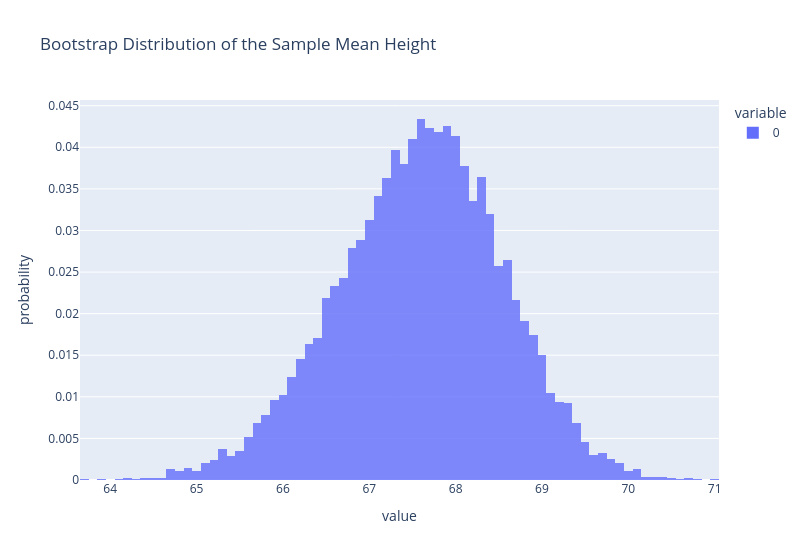

The notebook cell saved with this chart:
### Markdown cell above
To get a sense of how much our best guess could vary across parallel universes, we can visualize the resulting distribution of synthetic best guesses:

### Code cell
fig = px.histogram(pd.Series(synth_estimates), 
            title='Bootstrap Distribution of the Sample Mean Height', 
            width=800, histnorm='probability', 
            barmode="overlay", opacity=0.8)
fig.show()

### Figure 1 — Plotly figure (JSON) as saved in the notebook; plotly's stock layout.template omitted (floating-point values rounded to 4 significant figures; data arrays with more than 128 entries replaced by an {"elided": "..."} marker saying what was removed)
{"data": [{"alignmentgroup": "True", "bingroup": "x", "histnorm": "probability", "hovertemplate": "variable=0<br>value=%{x}<br>probability=%{y}<extra></extra>", "legendgroup": "0", "marker": {"color": "#636efa", "opacity": 0.8, "pattern": {"shape": ""}}, "name": "0", "offsetgroup": "0", "orientation": "v", "showlegend": true, "type": "histogram", "x": {"elided": "10000 float values"}, "xaxis": "x", "yaxis": "y"}], "layout": {"barmode": "overlay", "legend": {"title": {"text": "variable"}, "tracegroupgap": 0}, "title": {"text": "Bootstrap Distribution of the Sample Mean Height"}, "width": 800, "xaxis": {"anchor": "y", "domain": [0, 1], "title": {"text": "value"}}, "yaxis": {"anchor": "x", "domain": [0, 1], "title": {"text": "probability"}}}}
